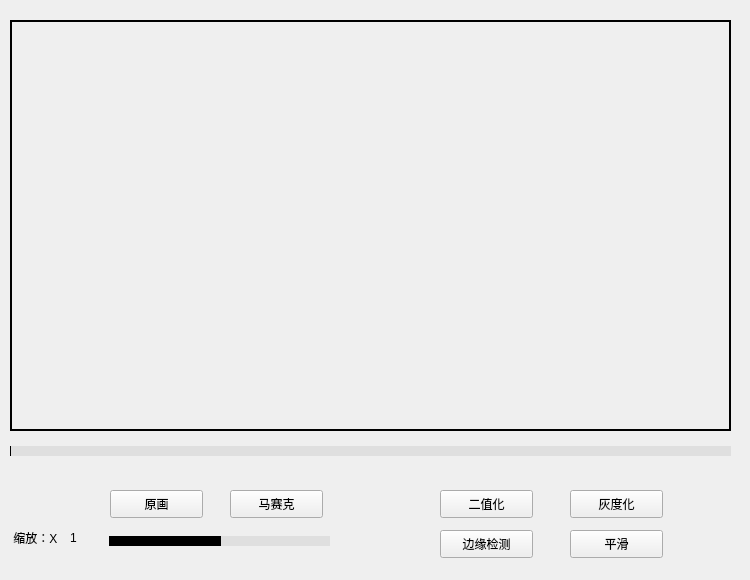
      <widget class="QWidget" name="tab_2">
       <attribute name="title">
        <string>视频处理</string>
       </attribute>
       <widget class="QWidget" name="label_widget" native="true">
        <property name="geometry">
         <rect>
          <x>0</x>
          <y>10</y>
          <width>741</width>
          <height>561</height>
         </rect>
        </property>
        <widget class="QLabel" name="label_11">
         <property name="geometry">
          <rect>
           <x>10</x>
           <y>10</y>
           <width>721</width>
           <height>411</height>
          </rect>
         </property>
         <property name="frameShape">
          <enum>QFrame::WinPanel</enum>
         </property>
         <property name="frameShadow">
          <enum>QFrame::Plain</enum>
         </property>
         <property name="text">
          <string/>
         </property>
        </widget>
        <widget class="QPushButton" name="pushButton_6">
         <property name="enabled">
          <bool>false</bool>
         </property>
         <property name="geometry">
          <rect>
           <x>350</x>
           <y>470</y>
           <width>64</width>
           <height>64</height>
          </rect>
         </property>
         <property name="styleSheet">
          <string notr="true">border-radius:32px;
background-image: url(:/myImage/images/start.png);
border:none;</string>
         </property>
         <property name="text">
          <string/>
         </property>
        </widget>
        <widget class="QPushButton" name="pushButton_7">
         <property name="geometry">
          <rect>
           <x>570</x>
           <y>480</y>
           <width>93</width>
           <height>28</height>
          </rect>
         </property>
         <property name="text">
          <string>灰度化</string>
         </property>
        </widget>
        <widget class="QPushButton" name="pushButton_8">
         <property name="geometry">
          <rect>
           <x>110</x>
           <y>480</y>
           <width>93</width>
           <height>28</height>
          </rect>
         </property>
         <property name="text">
          <string>原画</string>
         </property>
        </widget>
        <widget class="QPushButton" name="pushButton_9">
         <property name="geometry">
          <rect>
           <x>440</x>
           <y>520</y>
           <width>93</width>
           <height>28</height>
          </rect>
         </property>
         <property name="text">
          <string>边缘检测</string>
         </property>
        </widget>
        <widget class="QPushButton" name="pushButton_10">
         <property name="geometry">
          <rect>
           <x>570</x>
           <y>520</y>
           <width>93</width>
           <height>28</height>
          </rect>
         </property>
         <property name="text">
          <string>平滑</string>
         </property>
        </widget>
        <widget class="QPushButton" name="pushButton_11">
         <property name="geometry">
          <rect>
           <x>440</x>
           <y>480</y>
           <width>93</width>
           <height>28</height>
          </rect>
         </property>
         <property name="text">
          <string>二值化</string>
         </property>
        </widget>
        <widget class="QSlider" name="horizontalSlider_suofang">
         <property name="geometry">
          <rect>
           <x>109</x>
           <y>520</y>
           <width>221</width>
           <height>22</height>
          </rect>
         </property>
         <property name="styleSheet">
          <string notr="true">QSlider::add-page:Horizontal
     {     
        background-color: rgb(223, 223, 223);
        height:4px;
     }
     QSlider::sub-page:Horizontal 
    {
        background-color:black;
        height:4px;
     }
    QSlider::groove:Horizontal 
    {
        background:transparent;
        height:10px;
		border-radius: 5px;
    }
    QSlider::handle:Horizontal 
    {
        height: 20px;
        width:20px;
        border-image: url(:/myImage/images/slide.png);
        margin: -8 0px;
    }
</string>
         </property>
         <property name="maximum">
          <number>200</number>
         </property>
         <property name="value">
          <number>100</number>
         </property>
         <property name="orientation">
          <enum>Qt::Horizontal</enum>
         </property>
        </widget>
        <widget class="QLabel" name="label_suofangvalue">
         <property name="geometry">
          <rect>
           <x>70</x>
           <y>520</y>
           <width>31</width>
           <height>16</height>
          </rect>
         </property>
         <property name="text">
          <string>1</string>
         </property>
        </widget>
        <widget class="QLabel" name="label_13">
         <property name="geometry">
          <rect>
           <x>10</x>
           <y>520</y>
           <width>71</width>
           <height>16</height>
          </rect>
         </property>
         <property name="text">
          <string> 缩放：X</string>
         </property>
        </widget>
        <widget class="QPushButton" name="pushButton_2">
         <property name="geometry">
          <rect>
           <x>230</x>
           <y>480</y>
           <width>93</width>
           <height>28</height>
          </rect>
         </property>
         <property name="text">
          <string>马赛克</string>
         </property>
        </widget>
        <widget class="QLabel" name="label_12">
         <property name="geometry">
          <rect>
           <x>10</x>
           <y>460</y>
           <width>121</width>
           <height>20</height>
          </rect>
         </property>
         <property name="text">
          <string/>
         </property>
        </widget>
       </widget>
       <widget class="QSlider" name="VideohorizontalSlider_2">
        <property name="geometry">
         <rect>
          <x>10</x>
          <y>440</y>
          <width>721</width>
          <height>22</height>
         </rect>
        </property>
        <property name="styleSheet">
         <string notr="true">QSlider::add-page:Horizontal
     {     
        background-color: rgb(223, 223, 223);
        height:4px;
     }
     QSlider::sub-page:Horizontal 
    {
        background-color:black;
        height:4px;
     }
    QSlider::groove:Horizontal 
    {
        background:transparent;
        height:10px;
		border-radius: 5px;
    }
    QSlider::handle:Horizontal 
    {
        height: 25px;
        width:25px;
        border-image: url(:/myImage/images/handle2.png);
        margin: -8 0px;
    }
</string>
        </property>
        <property name="maximum">
         <number>1000</number>
        </property>
        <property name="orientation">
         <enum>Qt::Horizontal</enum>
        </property>
       </widget>
      </widget>
